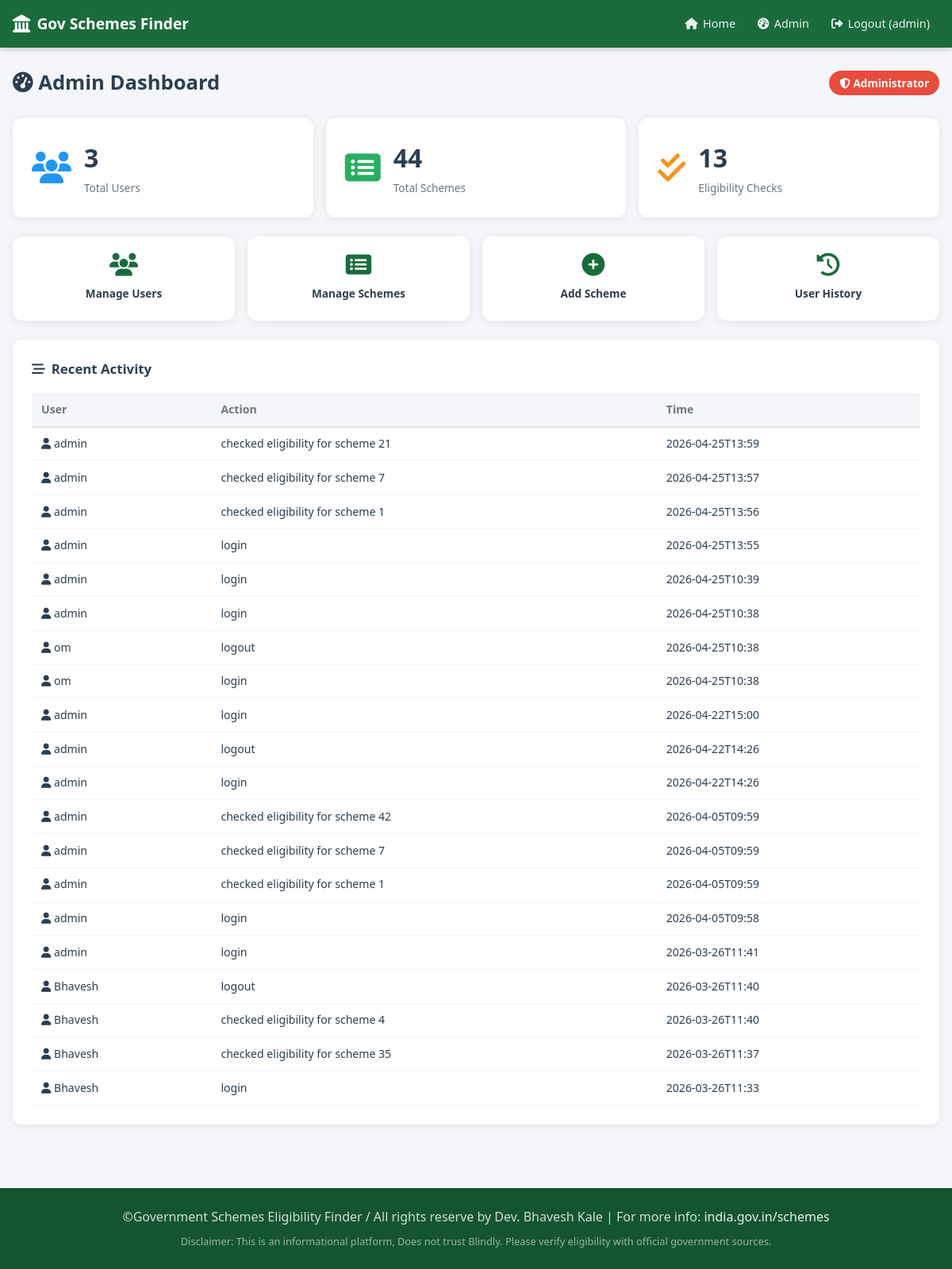
The page /admin (signed in) on the database its author committed.
### tables this page shows
CREATE TABLE user_activity (
        id INTEGER PRIMARY KEY AUTOINCREMENT,
        user_id INTEGER,
        action TEXT,
        timestamp TEXT,
        FOREIGN KEY (user_id) REFERENCES users(id)
    );

CREATE TABLE users (
        id INTEGER PRIMARY KEY AUTOINCREMENT,
        username TEXT UNIQUE NOT NULL,
        password TEXT NOT NULL,
        full_name TEXT,
        age INTEGER,
        income REAL,
        caste TEXT,
        gender TEXT,
        state TEXT,
        occupation TEXT,
        mobile TEXT,
        email TEXT,
        role TEXT DEFAULT 'user'
    );

### app.py (the view)
@app.route('/admin')
@admin_required
def admin_dashboard():
    db = get_db()
    total_users = db.execute('SELECT COUNT(*) FROM users WHERE role = "user"').fetchone()[0]
    total_schemes = db.execute('SELECT COUNT(*) FROM schemes').fetchone()[0]
    total_checks = db.execute('SELECT COUNT(*) FROM eligibility_history').fetchone()[0]
    recent_activity = db.execute('''SELECT a.*, u.username FROM user_activity a
                                    JOIN users u ON a.user_id = u.id
                                    ORDER BY a.timestamp DESC LIMIT 20''').fetchall()
    return render_template('admin/dashboard.html', total_users=total_users,
                           total_schemes=total_schemes, total_checks=total_checks,
                           recent_activity=recent_activity)

### app.py (called while the page is built)
def is_admin():
    return session.get('role') == 'admin'

def admin_required(f):
    from functools import wraps
    @wraps(f)
    def decorated(*args, **kwargs):
        if 'user_id' not in session or not is_admin():
            flash('Admin access required.', 'danger')
            return redirect(url_for('login'))
        return f(*args, **kwargs)
    return decorated

### database.py (called while the page is built)
def get_db():
    if 'db' not in g._get_current_object().__dict__:
        g.db = sqlite3.connect(DATABASE)
        g.db.row_factory = sqlite3.Row
    return g.db

### templates/admin/dashboard.html (shortened to what this page needs)
{% extends 'base.html' %}
{% block content %}
<div class="admin-container">
    <div class="admin-header">
        <h1><i class="fas fa-tachometer-alt"></i> Admin Dashboard</h1>
        <span class="admin-badge"><i class="fas fa-shield-alt"></i> Administrator</span>
    </div>
    <div class="stats-grid">
        <div class="stat-card stat-blue">
            <i class="fas fa-users"></i>
            <div><span class="stat-number">{{ total_users }}</span><span class="stat-label">Total Users</span></div>
        </div>
        <div class="stat-card stat-green">
            <i class="fas fa-list-alt"></i>
            <div><span class="stat-number">{{ total_schemes }}</span><span class="stat-label">Total Schemes</span></div>
        </div>
        <div class="stat-card stat-orange">
            <i class="fas fa-check-double"></i>
            <div><span class="stat-number">{{ total_checks }}</span><span class="stat-label">Eligibility Checks</span></div>
        </div>
    </div>
    <div class="admin-nav-cards">
        <a href="{{ url_for('admin_users') }}" class="admin-nav-card">
            <i class="fas fa-users"></i><span>Manage Users</span>
        </a>
        <a href="{{ url_for('admin_schemes') }}" class="admin-nav-card">
            <i class="fas fa-list-alt"></i><span>Manage Schemes</span>
        </a>
        <a href="{{ url_for('admin_add_scheme') }}" class="admin-nav-card">
            <i class="fas fa-plus-circle"></i><span>Add Scheme</span>
        </a>
        <a href="{{ url_for('admin_history') }}" class="admin-nav-card">
            <i class="fas fa-history"></i><span>User History</span>
        </a>
    </div>
    <div class="card">
        <h3><i class="fas fa-stream"></i> Recent Activity</h3>
        <div class="activity-table-wrap">
            <table class="data-table">
                <thead>
                    <tr><th>User</th><th>Action</th><th>Time</th></tr>
                </thead>
                <tbody>
                    {% for a in recent_activity %}
                    <tr>
                        <td><i class="fas fa-user"></i> {{ a['username'] }}</td>
                        <td>{{ a['action'] }}</td>
                        <td>{{ a['timestamp'][:16] }}</td>
                    </tr>
                    {% endfor %}
                </tbody>
            </table>
        </div>
    </div>
</div>
{% endblock %}

### static/css/style.css (style rules this page uses)
*, *::before, *::after { box-sizing: border-box; margin: 0; padding: 0; }
:root { --primary: #1a6b3c; --primary-dark: #145530; --primary-light: #e8f5ee; --accent: #f7941d; --danger: #e74c3c; --success: #27ae60; --text: #2c3e50; --text-light: #6c757d; --bg: #f4f6f9; --white: #ffffff; --border: #dee2e6; --shadow: 0 2px 12px rgba(0,0,0,0.08); --radius: 12px; }
body { font-family: 'Segoe UI', system-ui, sans-serif; background: var(--bg); color: var(--text); line-height: 1.6; }
a { color: var(--primary); text-decoration: none; }
.card { background: var(--white); border-radius: var(--radius); box-shadow: var(--shadow); padding: 1.5rem; margin-bottom: 1.5rem; }
.stat-label { font-size: 0.8rem; color: var(--text-light); }
.profile-card h3, .card h3 { font-size: 1.05rem; font-weight: 700; margin-bottom: 1rem; display: flex; align-items: center; gap: 0.5rem; color: var(--text); }
.admin-header { display: flex; justify-content: space-between; align-items: center; margin-bottom: 1.5rem; flex-wrap: wrap; gap: 1rem; }
.admin-header h1 { font-size: 1.6rem; font-weight: 700; }
.admin-badge { background: var(--danger); color: white; padding: 0.3rem 0.8rem; border-radius: 20px; font-size: 0.85rem; font-weight: 700; }
.stats-grid { display: grid; grid-template-columns: repeat(3, 1fr); gap: 1rem; margin-bottom: 1.5rem; }
.stat-card { background: white; border-radius: var(--radius); padding: 1.5rem; display: flex; align-items: center; gap: 1rem; box-shadow: var(--shadow); }
.stat-card i { font-size: 2.5rem; }
.stat-blue i { color: #2196f3; }
.stat-green i { color: var(--success); }
.stat-orange i { color: var(--accent); }
.stat-number { display: block; font-size: 2rem; font-weight: 800; }
.stat-label { font-size: 0.85rem; color: var(--text-light); }
.admin-nav-cards { display: grid; grid-template-columns: repeat(4, 1fr); gap: 1rem; margin-bottom: 1.5rem; }
.admin-nav-card { background: white; border-radius: var(--radius); padding: 1.25rem; text-align: center; box-shadow: var(--shadow); color: var(--text); transition: all 0.2s; border: 2px solid transparent; }
.admin-nav-card i { font-size: 1.8rem; display: block; margin-bottom: 0.5rem; color: var(--primary); }
.admin-nav-card span { font-size: 0.85rem; font-weight: 600; }
.activity-table-wrap, .table-wrap { overflow-x: auto; }
.data-table { width: 100%; border-collapse: collapse; font-size: 0.88rem; }
.data-table th { background: var(--bg); padding: 0.6rem 0.75rem; text-align: left; font-weight: 700; color: var(--text-light); border-bottom: 2px solid var(--border); white-space: nowrap; }
.data-table td { padding: 0.6rem 0.75rem; border-bottom: 1px solid var(--bg); vertical-align: middle; }

### rows shown on the page
user_activity: username "admin", action "checked eligibility for scheme 21", timestamp "2026-04-25T13:59"
user_activity: username "admin", action "checked eligibility for scheme 7", timestamp "2026-04-25T13:57"
user_activity: username "admin", action "checked eligibility for scheme 1", timestamp "2026-04-25T13:56"
user_activity: username "admin", action "login", timestamp "2026-04-25T13:55"
user_activity: username "admin", action "login", timestamp "2026-04-25T10:39"
user_activity: username "admin", action "login", timestamp "2026-04-25T10:38"
user_activity: username "om", action "logout", timestamp "2026-04-25T10:38"
user_activity: username "om", action "login", timestamp "2026-04-25T10:38"
user_activity: username "admin", action "login", timestamp "2026-04-22T15:00"
user_activity: username "admin", action "logout", timestamp "2026-04-22T14:26"
user_activity: username "admin", action "login", timestamp "2026-04-22T14:26"
user_activity: username "admin", action "checked eligibility for scheme 42", timestamp "2026-04-05T09:59"
user_activity: username "admin", action "checked eligibility for scheme 7", timestamp "2026-04-05T09:59"
user_activity: username "admin", action "checked eligibility for scheme 1", timestamp "2026-04-05T09:59"
user_activity: username "admin", action "login", timestamp "2026-04-05T09:58"
user_activity: username "admin", action "login", timestamp "2026-03-26T11:41"
user_activity: username "Bhavesh", action "logout", timestamp "2026-03-26T11:40"
user_activity: username "Bhavesh", action "checked eligibility for scheme 4", timestamp "2026-03-26T11:40"
user_activity: username "Bhavesh", action "checked eligibility for scheme 35", timestamp "2026-03-26T11:37"
user_activity: username "Bhavesh", action "login", timestamp "2026-03-26T11:33"

### other values the page prints
{{ session.username }} "admin"
{{ total_users }} "3"
{{ total_schemes }} "44"
{{ total_checks }} "13"
